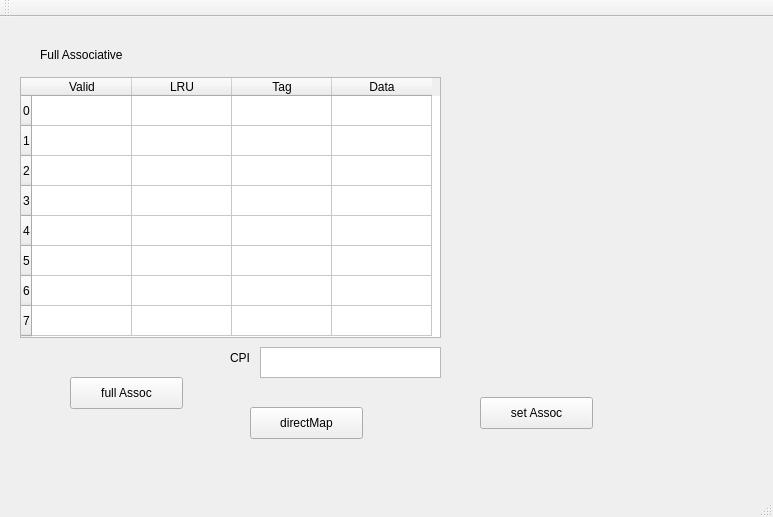
<?xml version="1.0" encoding="UTF-8"?>
<ui version="4.0">
 <class>MainWindow</class>
 <widget class="QMainWindow" name="MainWindow">
  <property name="geometry">
   <rect>
    <x>0</x>
    <y>0</y>
    <width>773</width>
    <height>517</height>
   </rect>
  </property>
  <property name="windowTitle">
   <string>MainWindow</string>
  </property>
  <widget class="QWidget" name="centralWidget">
   <widget class="QPushButton" name="pushButton">
    <property name="geometry">
     <rect>
      <x>70</x>
      <y>360</y>
      <width>113</width>
      <height>32</height>
     </rect>
    </property>
    <property name="text">
     <string>full Assoc</string>
    </property>
   </widget>
   <widget class="QTableWidget" name="tableWidget">
    <property name="geometry">
     <rect>
      <x>20</x>
      <y>60</y>
      <width>421</width>
      <height>261</height>
     </rect>
    </property>
    <row>
     <property name="text">
      <string>0</string>
     </property>
    </row>
    <row>
     <property name="text">
      <string>1</string>
     </property>
    </row>
    <row>
     <property name="text">
      <string>2</string>
     </property>
    </row>
    <row>
     <property name="text">
      <string>3</string>
     </property>
    </row>
    <row>
     <property name="text">
      <string>4</string>
     </property>
    </row>
    <row>
     <property name="text">
      <string>5</string>
     </property>
    </row>
    <row>
     <property name="text">
      <string>6</string>
     </property>
    </row>
    <row>
     <property name="text">
      <string>7</string>
     </property>
    </row>
    <column>
     <property name="text">
      <string>Valid</string>
     </property>
    </column>
    <column>
     <property name="text">
      <string>LRU</string>
     </property>
    </column>
    <column>
     <property name="text">
      <string>Tag</string>
     </property>
    </column>
    <column>
     <property name="text">
      <string>Data</string>
     </property>
    </column>
   </widget>
   <widget class="QLabel" name="label">
    <property name="geometry">
     <rect>
      <x>40</x>
      <y>30</y>
      <width>131</width>
      <height>16</height>
     </rect>
    </property>
    <property name="text">
     <string>Full Associative</string>
    </property>
   </widget>
   <widget class="QTextEdit" name="textEdit">
    <property name="geometry">
     <rect>
      <x>260</x>
      <y>330</y>
      <width>181</width>
      <height>31</height>
     </rect>
    </property>
   </widget>
   <widget class="QLabel" name="label_2">
    <property name="geometry">
     <rect>
      <x>230</x>
      <y>330</y>
      <width>60</width>
      <height>21</height>
     </rect>
    </property>
    <property name="text">
     <string>CPI</string>
    </property>
   </widget>
   <widget class="QPushButton" name="pushButton_2">
    <property name="geometry">
     <rect>
      <x>250</x>
      <y>390</y>
      <width>113</width>
      <height>32</height>
     </rect>
    </property>
    <property name="text">
     <string>directMap</string>
    </property>
   </widget>
   <widget class="QPushButton" name="pushButton_3">
    <property name="geometry">
     <rect>
      <x>480</x>
      <y>380</y>
      <width>113</width>
      <height>32</height>
     </rect>
    </property>
    <property name="text">
     <string>set Assoc</string>
    </property>
   </widget>
  </widget>
  <widget class="QMenuBar" name="menuBar">
   <property name="geometry">
    <rect>
     <x>0</x>
     <y>0</y>
     <width>773</width>
     <height>22</height>
    </rect>
   </property>
  </widget>
  <widget class="QToolBar" name="mainToolBar">
   <attribute name="toolBarArea">
    <enum>TopToolBarArea</enum>
   </attribute>
   <attribute name="toolBarBreak">
    <bool>false</bool>
   </attribute>
  </widget>
  <widget class="QStatusBar" name="statusBar"/>
 </widget>
 <layoutdefault spacing="6" margin="11"/>
 <resources/>
 <connections/>
</ui>
